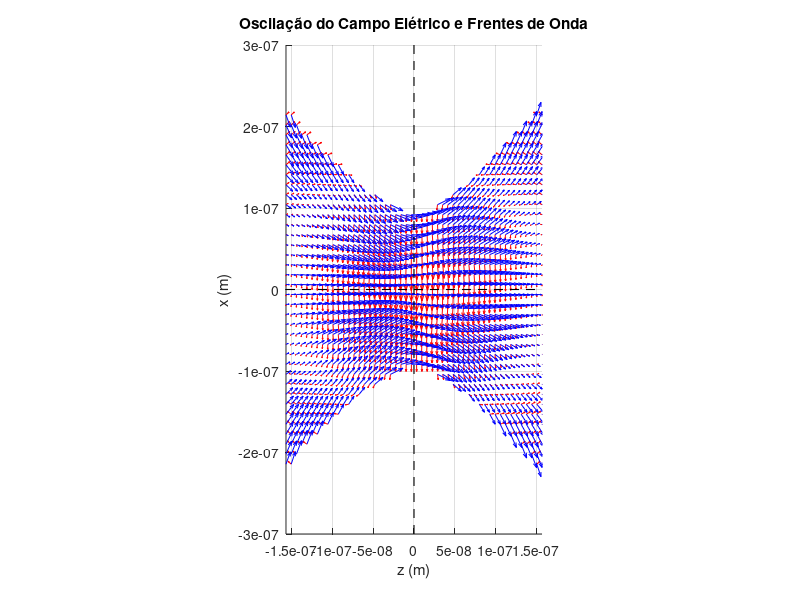

Recreate this plot in MATLAB. (Note: this script raises an error after producing the figure.)
clc; clear; close all;

%% Parâmetros do feixe
lambda = 0.4e-6;  % Comprimento de onda (m)
w0 = 0.1e-6;     % Raio de cintura do feixe (m)
z0 = pi * w0^2 / lambda;  % Distância de Rayleigh (m)
k = 2 * pi / lambda;  % Número de onda
c = 3e8;  % Velocidade da luz no vácuo (m/s)
nu = c / lambda;  % Frequência temporal
omega = 2 * pi * nu;  % Frequência angular
A0 = 1;  % Normalização da amplitude
fps = 30;  % Frames por segundo
num_frames = 60;  % Duração da animação
delay_time = 0.1; % Tempo entre frames no GIF (segundos)

%% Funções do feixe Gaussiano
w = @(z) w0 * sqrt(1 + (z ./ z0).^2);
R = @(z) z .* (1 + (z0 ./ z).^2);
psi = @(z) atan(z ./ z0);

%% -------- Gráfico (a) - Cintura do Feixe --------
% z_vals = linspace(-2*z0, 2*z0, 200);
% w_vals = w(z_vals);
% 
% figure;
% hold on;
% fill([z_vals, fliplr(z_vals)], [-w_vals, fliplr(w_vals)], 'r', 'FaceAlpha', 0.3, 'EdgeColor', 'none');
% plot(z_vals, w_vals, 'r', 'LineWidth', 1.5);
% plot(z_vals, -w_vals, 'r', 'LineWidth', 1.5);
% plot([0, 0], [-3*w0, 3*w0], 'k--', 'LineWidth', 0.8); % Linha central z = 0
% plot([-2*z0, 2*z0], [0, 0], 'k--', 'LineWidth', 0.8); % Eixo x
% 
% xlabel('z (m)');
% ylabel('x (m)');
% title('Perfil da Cintura do Feixe Gaussiano');
% xlim([-2*z0, 2*z0]);
% ylim([-3*w0, 3*w0]);
% grid on;
% hold off;

%% -------- Criando o GIF do Campo Elétrico e Frentes de Onda --------
z_vals = linspace(-2 * z0, 2 * z0, 50);
x_vals = linspace(-3 * w0, 3 * w0, 50);
[X, Z] = meshgrid(x_vals, z_vals);
rho2 = X.^2;  % y = 0 para simplificação

filename = 'electric_field.gif';

for t = linspace(0, 2*pi/omega, num_frames)
    clf;
    hold on;
    
    % Amplitude complexa com dependência temporal
    U = A0 * (w0 ./ w(Z)) .* exp(-rho2 ./ w(Z).^2) ...
        .* exp(-1j * (k * Z + k * rho2 ./ (2 * R(Z)) - psi(Z) - omega * t));

    % Vetor de onda
    kvx =  (k*X)./(Z.*(z0^2./Z.^2 + 1));
    kvz = k - 1./(z0.*(Z.^2./z0.^2 + 1)) - ...
        (k.*X.^2)./(2.*Z.^2.*(z0.^2./Z.^2 + 1)) + ...
        (k.*X.^2.*z0.^2)./(Z.^4.*(z0.^2./Z.^2 + 1).^2);

    % Campo elétrico vetorial
    E0 = 1;  
    Ex = -E0 * U;  
    Ez = E0 * (X ./ (Z + 1j * z0)) .* U;
    kvx = kvx.*sqrt(real(Ex).^2 + real(Ez).^2);
    kvz = kvz.*sqrt(real(Ex).^2 + real(Ez).^2);

    % Máscara para limitar os vetores à cintura do feixe
    mask = (abs(X) <= w(Z));  
    Ex(~mask) = NaN;
    Ez(~mask) = NaN;
    kvx(~mask) = NaN;
    kvz(~mask) = NaN;

    quiver(Z, X, real(Ez), real(Ex), 'r', 'AutoScale', 'on', 'AutoScaleFactor', 1.5);
    quiver(Z, X, kvz, kvx, 'b', 'AutoScale', 'on', 'AutoScaleFactor', 1.5);

    plot([0, 0], [-3*w0, 3*w0], 'k--', 'LineWidth', 0.8); % Linha central
    plot([-2*z0, 2*z0], [0, 0], 'k--', 'LineWidth', 0.8); % Eixo x
%     plot([-2*z0, 2*z0], [-3*w0, 3*w0], 'k--', 'LineWidth', 0.8); 

    axis equal

    xlabel('z (m)');
    ylabel('x (m)');
    title('Oscilação do Campo Elétrico e Frentes de Onda');
    xlim([-2*z0, 2*z0]);
    ylim([-3*w0, 3*w0]);
    
    grid on;
    hold off;
    
    % Captura o frame e converte para imagem indexada
    frame = getframe(gcf);
    im = frame2im(frame);
    [imind, cm] = rgb2ind(im, 256);
    
    % Escreve no GIF
    if t == 0
        imwrite(imind, cm, filename, 'gif', 'Loopcount', inf, 'DelayTime', delay_time);
    else
        imwrite(imind, cm, filename, 'gif', 'WriteMode', 'append', 'DelayTime', delay_time);
    end
end